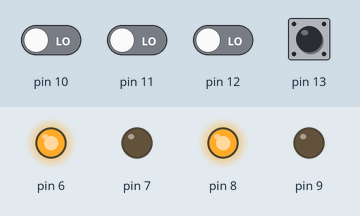
This sketch was run on a simulated Arduino Uno, built with avr-gcc and run on an emulated ATmega328P. Parts: output pins drawn as LEDs (lit = HIGH). The inputs (shaded band) are chosen by the test bench; at power-on: pin 13 HIGH, pin 10–12 LOW.

Above: at 4.8 s.
4.9 s: pin 10 driven HIGH
At 8.8 s:
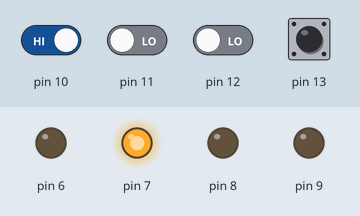
10.5 s: pin 11 driven HIGH
At 15.5 s:
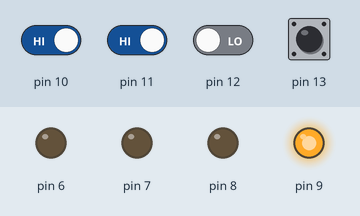
16.5 s: pin 10 driven LOW
19.5 s: pin 11 driven LOW
At 20.5 s:
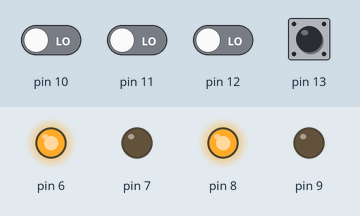
Timing chart, 0 to 22.5 s (numbered marks = the images above; inputs shaded):
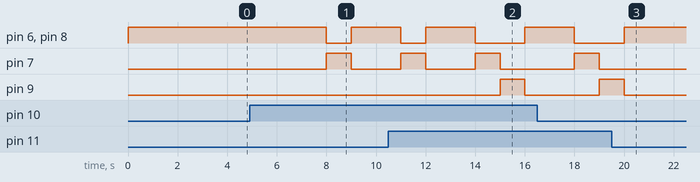

The sketch:

Robo.ino
```cpp
int c=0;
int f,b,l,r;
void setup() {

  pinMode(13,INPUT);
  pinMode(12,INPUT);
  pinMode(11,INPUT);
  pinMode(10,INPUT);
  pinMode(9,OUTPUT);
  pinMode(8,OUTPUT);
  pinMode(7,OUTPUT);
  pinMode(6,OUTPUT);
}

void loop() {
  f=digitalRead(13);
  b=digitalRead(12);
  l=digitalRead(11);
  r=digitalRead(10);
  if(c==0)
  {
    if(f==0)
    {
      digitalWrite(9,1);
      digitalWrite(8,0);
      digitalWrite(7,1);
      digitalWrite(6,0);
    }
  }
  if(f==1)
  {
    digitalWrite(9,0);
    digitalWrite(8,1);
    digitalWrite(7,0);
    digitalWrite(6,1);
    delay(2000);
    c=c+1;
  }
  if(r==1)
  {
    digitalWrite(9,0);
    digitalWrite(8,0);
    digitalWrite(7,1);
    digitalWrite(6,0);
    delay(1000);
    c=c+1;
  }
  if(l==1)
  {
    digitalWrite(9,1);
    digitalWrite(8,0);
    digitalWrite(7,0);
    digitalWrite(6,0);
    delay(1000);
    c=c+1;
   }
}
```

Measured:
- after the input at 4.9 s, pin 6, pin 8: HIGH → LOW after 3.1 s, → HIGH 1.0 s later; pin 7: LOW → HIGH after 3.1 s, → LOW 1.0 s later
- after the input at 10.5 s, pin 9: LOW → HIGH after 4.5 s, → LOW 1.0 s later
- after the input at 19.5 s, pin 6, pin 8: goes on until 20.0 s, then stays HIGH; pin 9: goes on until 20.0 s, then stays LOW
